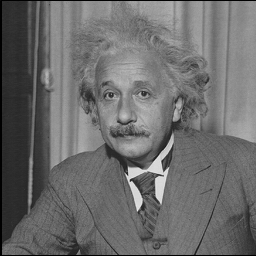
%> input picture SEGMENTATION/TRAINABLE_IMAGE_SEGMENTATION/LIBS/Bilateral Filtering/einstein.jpg, 256 x 256 px
$ octave runDemo.m   (GNU Octave 9; MATLAB toolbox functions it lacks are replaced by stand-ins)
%> lines starting %> are read from the running program, lines starting %| are printed output that depends on the picture; in (x1, y1, x2, y2) boxes, pixels count from 0 and x2, y2 are one past the last pixel; in counts of white or black regions, pixels touching at a corner belong together; the program's own positions count from 1
### SEGMENTATION/TRAINABLE_IMAGE_SEGMENTATION/LIBS/Bilateral Filtering/bfilter2.m

% BFILTER2 Two dimensional bilateral filtering.
%    This function implements 2-D bilateral filtering using
%    the method outlined in:
%
%       C. Tomasi and R. Manduchi. Bilateral Filtering for
%       Gray and Color Images. In Proceedings of the IEEE
%       International Conference on Computer Vision, 1998.
%
%    B = bfilter2(A,W,SIGMA) performs 2-D bilateral filtering
%    for the grayscale or color image A. A should be a double
%    precision matrix of size NxMx1 or NxMx3 (i.e., grayscale
%    or color images, respectively) with normalized values in
%    the closed interval [0,1]. The half-size of the Gaussian
%    bilateral filter window is defined by W. The standard
%    deviations of the bilateral filter are given by SIGMA,
%    where the spatial-domain standard deviation is given by
%    SIGMA(1) and the intensity-domain standard deviation is
%    given by SIGMA(2).
%
% Douglas R. Lanman, Brown University, September 2006.
% dlanman@brown.edu, http://mesh.brown.edu/dlanman


%%%%%%%%%%%%%%%%%%%%%%%%%%%%%%%%%%%%%%%%%%%%%%%%%%%%%%%%%%%%%
% Pre-process input and select appropriate filter.
function B = bfilter2(A,w,sigma)

% Verify that the input image exists and is valid.
if ~exist('A','var') || isempty(A)
   error('Input image A is undefined or invalid.');
end
if ~isfloat(A) || ~sum([1,3] == size(A,3)) || ...
      min(A(:)) < 0 || max(A(:)) > 1
   error(['Input image A must be a double precision ',...
          'matrix of size NxMx1 or NxMx3 on the closed ',...
          'interval [0,1].']);
end

% Verify bilateral filter window size.
if ~exist('w','var') || isempty(w) || ...
      numel(w) ~= 1 || w < 1
   w = 5;
end
w = ceil(w);

% Verify bilateral filter standard deviations.
if ~exist('sigma','var') || isempty(sigma) || ...
      numel(sigma) ~= 2 || sigma(1) <= 0 || sigma(2) <= 0
   sigma = [3 0.1];
end

% Apply either grayscale or color bilateral filtering.
if size(A,3) == 1
   B = bfltGray(A,w,sigma(1),sigma(2));
else
   B = bfltColor(A,w,sigma(1),sigma(2));
end


%%%%%%%%%%%%%%%%%%%%%%%%%%%%%%%%%%%%%%%%%%%%%%%%%%%%%%%%%%%%%
% Implements bilateral filtering for grayscale images.
function B = bfltGray(A,w,sigma_d,sigma_r)

% Pre-compute Gaussian distance weights.
[X,Y] = meshgrid(-w:w,-w:w);
G = exp(-(X.^2+Y.^2)/(2*sigma_d^2));

% Create waitbar.
h = waitbar(0,'Applying bilateral filter...');
set(h,'Name','Bilateral Filter Progress');

% Apply bilateral filter.
dim = size(A);
B = zeros(dim);
for i = 1:dim(1)
   for j = 1:dim(2)

         % Extract local region.
         iMin = max(i-w,1);
         iMax = min(i+w,dim(1));
         jMin = max(j-w,1);
         jMax = min(j+w,dim(2));
         I = A(iMin:iMax,jMin:jMax);

         % Compute Gaussian intensity weights.
         H = exp(-(I-A(i,j)).^2/(2*sigma_r^2));

         % Calculate bilateral filter response.
         F = H.*G((iMin:iMax)-i+w+1,(jMin:jMax)-j+w+1);
         B(i,j) = sum(F(:).*I(:))/sum(F(:));

   end
   waitbar(i/dim(1));
end

% Close waitbar.
close(h);


%%%%%%%%%%%%%%%%%%%%%%%%%%%%%%%%%%%%%%%%%%%%%%%%%%%%%%%%%%%%%
% Implements bilateral filter for color images.
function B = bfltColor(A,w,sigma_d,sigma_r)

% Convert input sRGB image to CIELab color space.
if exist('applycform','file')
   A = applycform(A,makecform('srgb2lab'));
else
   A = colorspace('Lab<-RGB',A);
end

% Pre-compute Gaussian domain weights.
[X,Y] = meshgrid(-w:w,-w:w);
G = exp(-(X.^2+Y.^2)/(2*sigma_d^2));

% Rescale range variance (using maximum luminance).
sigma_r = 100*sigma_r;

% Create waitbar.
h = waitbar(0,'Applying bilateral filter...');
set(h,'Name','Bilateral Filter Progress');

% Apply bilateral filter.
dim = size(A);
B = zeros(dim);
for i = 1:dim(1)
   for j = 1:dim(2)

         % Extract local region.
         iMin = max(i-w,1);
         iMax = min(i+w,dim(1));
         jMin = max(j-w,1);
         jMax = min(j+w,dim(2));
         I = A(iMin:iMax,jMin:jMax,:);

         % Compute Gaussian range weights.
         dL = I(:,:,1)-A(i,j,1);
         da = I(:,:,2)-A(i,j,2);
         db = I(:,:,3)-A(i,j,3);
         H = exp(-(dL.^2+da.^2+db.^2)/(2*sigma_r^2));

         % Calculate bilateral filter response.
         F = H.*G((iMin:iMax)-i+w+1,(jMin:jMax)-j+w+1);
         norm_F = sum(F(:));
         B(i,j,1) = sum(sum(F.*I(:,:,1)))/norm_F;
         B(i,j,2) = sum(sum(F.*I(:,:,2)))/norm_F;
         B(i,j,3) = sum(sum(F.*I(:,:,3)))/norm_F;

   end
   waitbar(i/dim(1));
end

% Convert filtered image back to sRGB color space.
if exist('applycform','file')
   B = applycform(B,makecform('lab2srgb'));
else
   B = colorspace('RGB<-Lab',B);
end

% Close waitbar.
close(h);

### SEGMENTATION/TRAINABLE_IMAGE_SEGMENTATION/LIBS/Bilateral Filtering/runDemo.m

% RUNDEMO Illustrates the use of BFILTER2 and CARTOON.
%    This demo shows typical usage for the bilateral
%    filter implemented by BFILTER2. The application
%    of bilateral filtering to image abstraction is
%    demonstrated by the CARTOON function.
%
% Douglas R. Lanman, Brown University, September 2006.
% dlanman@brown.edu, http://mesh.brown.edu/dlanman

clc;
% Load test images.
% Note: Must be double precision in the interval [0,1].
img1 = double(imread('einstein.jpg'))/255;
%> img1: size 256x256 double; min 0, max 0.925, mean 0.423
img2 = double(imread('mandrill.jpg'))/255;
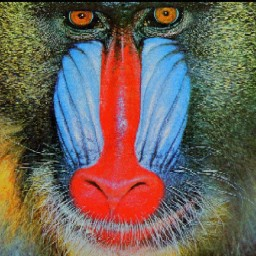
%> input picture SEGMENTATION/TRAINABLE_IMAGE_SEGMENTATION/LIBS/Bilateral Filtering/mandrill.jpg, 256 x 256 px
img3 = double(imread('academy.jpg'))/255;
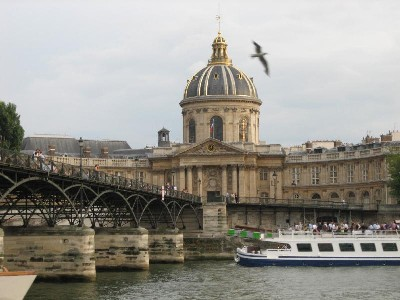
%> input picture SEGMENTATION/TRAINABLE_IMAGE_SEGMENTATION/LIBS/Bilateral Filtering/academy.jpg, 400 x 300 px

% Introduce AWGN into test images.
% Note: This will show the benefit of bilateral filtering.
img1 = img1+0.03*randn(size(img1));
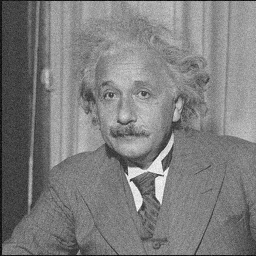
%> img1: size 256x256 double; min -0.0988, max 0.955, mean 0.422; drawn with min black and max white
img2 = img2+0.03*randn(size(img2));
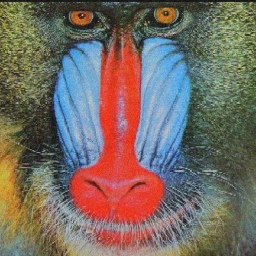
%> img2: size 256x256x3 double; mean R, G, B 0.433, 0.383, 0.345; drawn with min black and max white
img1(img1<0) = 0; img1(img1>1) = 1;
%> after `img1(img1<0) = 0`: img1: size 256x256 double; 0.78% of pixels changed, all inside (x1, y1, x2, y2) = (0, 0, 256, 256)
img2(img2<0) = 0; img2(img2>1) = 1;
%> after `img2(img2>1) = 1`: img2: size 256x256x3 double; mean R, G, B 0.433, 0.384, 0.345; mean of the top-left, top-right, bottom-left and bottom-right quarters 0.36, 0.402, 0.411, 0.375

% Set bilateral filter parameters.
w     = 5;       % bilateral filter half-width
sigma = [3 0.1]; % bilateral filter standard deviations

% Apply bilateral filter to each image.
bflt_img1 = bfilter2(img1,w,sigma);
bflt_img2 = bfilter2(img2,w,sigma);
%> in bfltColor, `A = applycform(A,makecform('srgb2lab'));`: A: size 256x256x3 double; mean of channels 1, 2, 3 44, 5.3, 10.3
%> after the loop in bfltColor, `for i = 1:dim(1)`: B: size 256x256x3 double; mean of channels 1, 2, 3 44, 5.3, 10.4
%> in bfltColor, `B = applycform(B,makecform('lab2srgb'));`:
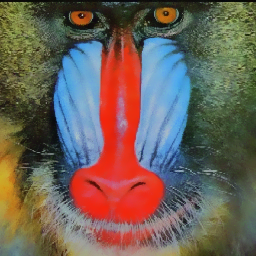
%> B: size 256x256x3 double; mean R, G, B 0.435, 0.384, 0.345

% Display grayscale input image and filtered output.
figure(1); clf;
set(gcf,'Name','Grayscale Bilateral Filtering Results');
subplot(1,2,1); imagesc(img1);
axis image; colormap gray;
title('Input Image');
subplot(1,2,2); imagesc(bflt_img1);
axis image; colormap gray;
title('Result of Bilateral Filtering');

% Display color input image and filtered output.
figure(2); clf;
set(gcf,'Name','Color Bilateral Filtering Results');
subplot(1,2,1); imagesc(img2);
axis image; colormap gray;
title('Input Image');
subplot(1,2,2); imagesc(bflt_img2);
axis image; title('Result of Bilateral Filtering');
drawnow;

% Apply bilateral filter for a "cartoon" effect.
%> (the run ends here)
